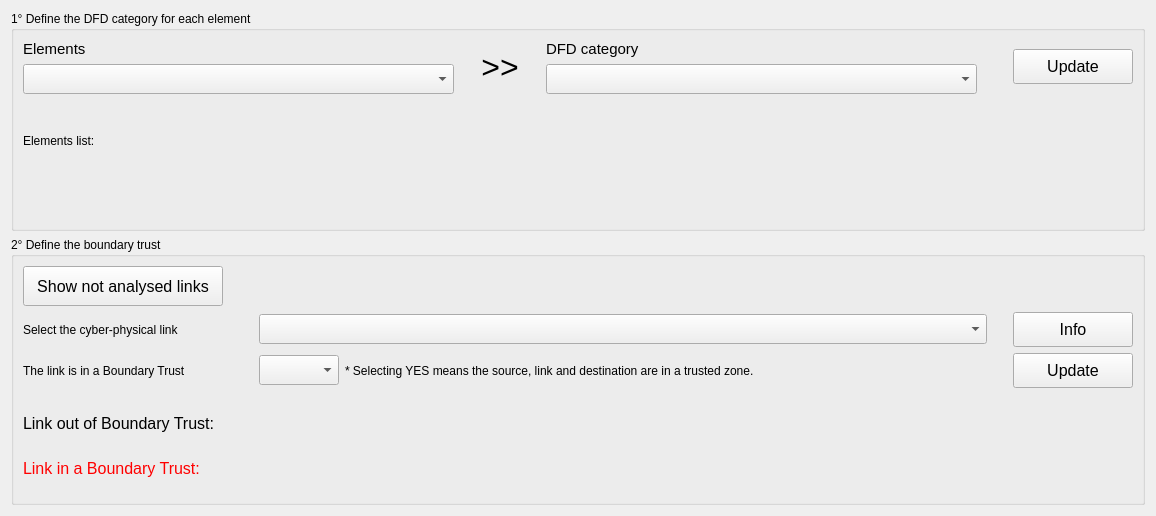
              <widget class="QWidget" name="scrollAreaWidgetContents_13">
               <property name="geometry">
                <rect>
                 <x>0</x>
                 <y>0</y>
                 <width>1156</width>
                 <height>516</height>
                </rect>
               </property>
               <layout class="QGridLayout" name="gridLayout_54">
                <item row="1" column="0">
                 <widget class="QGroupBox" name="groupBox_30">
                  <property name="title">
                   <string>2° Define the boundary trust</string>
                  </property>
                  <layout class="QGridLayout" name="gridLayout_52">
                   <item row="0" column="0">
                    <layout class="QVBoxLayout" name="verticalLayout_55">
                     <property name="bottomMargin">
                      <number>15</number>
                     </property>
                     <item>
                      <widget class="QPushButton" name="button_dfd_hidden_links">
                       <property name="minimumSize">
                        <size>
                         <width>200</width>
                         <height>40</height>
                        </size>
                       </property>
                       <property name="maximumSize">
                        <size>
                         <width>200</width>
                         <height>40</height>
                        </size>
                       </property>
                       <property name="font">
                        <font>
                         <pointsize>12</pointsize>
                        </font>
                       </property>
                       <property name="text">
                        <string>Show not analysed links</string>
                       </property>
                      </widget>
                     </item>
                     <item>
                      <layout class="QHBoxLayout" name="horizontalLayout_93">
                       <item>
                        <widget class="QLabel" name="label_76">
                         <property name="minimumSize">
                          <size>
                           <width>230</width>
                           <height>0</height>
                          </size>
                         </property>
                         <property name="maximumSize">
                          <size>
                           <width>230</width>
                           <height>16777215</height>
                          </size>
                         </property>
                         <property name="text">
                          <string>Select the cyber-physical link</string>
                         </property>
                        </widget>
                       </item>
                       <item>
                        <widget class="QComboBox" name="combobox_dfd_link">
                         <property name="minimumSize">
                          <size>
                           <width>0</width>
                           <height>30</height>
                          </size>
                         </property>
                         <property name="focusPolicy">
                          <enum>Qt::StrongFocus</enum>
                         </property>
                         <property name="toolTip">
                          <string>This list present ONLY cyber-physical links</string>
                         </property>
                        </widget>
                       </item>
                       <item>
                        <spacer name="horizontalSpacer_52">
                         <property name="orientation">
                          <enum>Qt::Horizontal</enum>
                         </property>
                         <property name="sizeType">
                          <enum>QSizePolicy::Maximum</enum>
                         </property>
                         <property name="sizeHint" stdset="0">
                          <size>
                           <width>20</width>
                           <height>20</height>
                          </size>
                         </property>
                        </spacer>
                       </item>
                       <item>
                        <widget class="QPushButton" name="button_dfd_link_info">
                         <property name="minimumSize">
                          <size>
                           <width>120</width>
                           <height>35</height>
                          </size>
                         </property>
                         <property name="maximumSize">
                          <size>
                           <width>120</width>
                           <height>35</height>
                          </size>
                         </property>
                         <property name="font">
                          <font>
                           <pointsize>12</pointsize>
                          </font>
                         </property>
                         <property name="text">
                          <string>Info</string>
                         </property>
                        </widget>
                       </item>
                      </layout>
                     </item>
                     <item>
                      <layout class="QHBoxLayout" name="horizontalLayout_92">
                       <item>
                        <widget class="QLabel" name="label_83">
                         <property name="minimumSize">
                          <size>
                           <width>230</width>
                           <height>0</height>
                          </size>
                         </property>
                         <property name="maximumSize">
                          <size>
                           <width>230</width>
                           <height>16777215</height>
                          </size>
                         </property>
                         <property name="text">
                          <string>The link is in a Boundary Trust</string>
                         </property>
                        </widget>
                       </item>
                       <item>
                        <widget class="QComboBox" name="combobox_dfd_bound_trust">
                         <property name="minimumSize">
                          <size>
                           <width>80</width>
                           <height>30</height>
                          </size>
                         </property>
                         <property name="maximumSize">
                          <size>
                           <width>80</width>
                           <height>30</height>
                          </size>
                         </property>
                         <property name="focusPolicy">
                          <enum>Qt::StrongFocus</enum>
                         </property>
                         <property name="toolTip">
                          <string>All the elements of this interaction are in a border of trust</string>
                         </property>
                        </widget>
                       </item>
                       <item>
                        <widget class="QLabel" name="label_47">
                         <property name="layoutDirection">
                          <enum>Qt::LeftToRight</enum>
                         </property>
                         <property name="text">
                          <string>* Selecting YES means the source, link and destination are in a trusted zone.</string>
                         </property>
                         <property name="alignment">
                          <set>Qt::AlignLeading|Qt::AlignLeft|Qt::AlignVCenter</set>
                         </property>
                         <property name="wordWrap">
                          <bool>true</bool>
                         </property>
                        </widget>
                       </item>
                       <item>
                        <spacer name="horizontalSpacer_51">
                         <property name="orientation">
                          <enum>Qt::Horizontal</enum>
                         </property>
                         <property name="sizeType">
                          <enum>QSizePolicy::Maximum</enum>
                         </property>
                         <property name="sizeHint" stdset="0">
                          <size>
                           <width>20</width>
                           <height>20</height>
                          </size>
                         </property>
                        </spacer>
                       </item>
                       <item>
                        <widget class="QPushButton" name="button_dfd_update_bound_trust">
                         <property name="minimumSize">
                          <size>
                           <width>120</width>
                           <height>35</height>
                          </size>
                         </property>
                         <property name="maximumSize">
                          <size>
                           <width>120</width>
                           <height>35</height>
                          </size>
                         </property>
                         <property name="font">
                          <font>
                           <pointsize>12</pointsize>
                          </font>
                         </property>
                         <property name="text">
                          <string>Update</string>
                         </property>
                        </widget>
                       </item>
                      </layout>
                     </item>
                     <item>
                      <layout class="QVBoxLayout" name="verticalLayout_48">
                       <item>
                        <spacer name="verticalSpacer_15">
                         <property name="orientation">
                          <enum>Qt::Vertical</enum>
                         </property>
                         <property name="sizeType">
                          <enum>QSizePolicy::Maximum</enum>
                         </property>
                         <property name="sizeHint" stdset="0">
                          <size>
                           <width>20</width>
                           <height>20</height>
                          </size>
                         </property>
                        </spacer>
                       </item>
                       <item>
                        <widget class="QLabel" name="label_dfd_out_bt">
                         <property name="font">
                          <font>
                           <pointsize>12</pointsize>
                          </font>
                         </property>
                         <property name="text">
                          <string>Link out of Boundary Trust:</string>
                         </property>
                         <property name="wordWrap">
                          <bool>true</bool>
                         </property>
                        </widget>
                       </item>
                       <item>
                        <spacer name="verticalSpacer_14">
                         <property name="orientation">
                          <enum>Qt::Vertical</enum>
                         </property>
                         <property name="sizeType">
                          <enum>QSizePolicy::Maximum</enum>
                         </property>
                         <property name="sizeHint" stdset="0">
                          <size>
                           <width>20</width>
                           <height>20</height>
                          </size>
                         </property>
                        </spacer>
                       </item>
                       <item>
                        <widget class="QLabel" name="label_dfd_in_bt">
                         <property name="font">
                          <font>
                           <pointsize>12</pointsize>
                          </font>
                         </property>
                         <property name="styleSheet">
                          <string notr="true">QLabel { color : red; }
</string>
                         </property>
                         <property name="text">
                          <string>Link in a Boundary Trust:</string>
                         </property>
                         <property name="wordWrap">
                          <bool>true</bool>
                         </property>
                        </widget>
                       </item>
                      </layout>
                     </item>
                    </layout>
                   </item>
                  </layout>
                 </widget>
                </item>
                <item row="0" column="0">
                 <widget class="QGroupBox" name="groupBox_28">
                  <property name="title">
                   <string>1° Define the DFD category for each element</string>
                  </property>
                  <layout class="QGridLayout" name="gridLayout_51">
                   <item row="0" column="0">
                    <layout class="QHBoxLayout" name="horizontalLayout_73">
                     <item>
                      <layout class="QVBoxLayout" name="verticalLayout_47">
                       <item>
                        <widget class="QLabel" name="lbl_stride_act_2">
                         <property name="font">
                          <font>
                           <pointsize>11</pointsize>
                          </font>
                         </property>
                         <property name="text">
                          <string>Elements</string>
                         </property>
                        </widget>
                       </item>
                       <item>
                        <widget class="QComboBox" name="combobox_dfd_elements">
                         <property name="minimumSize">
                          <size>
                           <width>0</width>
                           <height>30</height>
                          </size>
                         </property>
                         <property name="font">
                          <font>
                           <pointsize>12</pointsize>
                          </font>
                         </property>
                        </widget>
                       </item>
                      </layout>
                     </item>
                     <item>
                      <widget class="QLabel" name="label_41">
                       <property name="minimumSize">
                        <size>
                         <width>80</width>
                         <height>0</height>
                        </size>
                       </property>
                       <property name="maximumSize">
                        <size>
                         <width>80</width>
                         <height>16777215</height>
                        </size>
                       </property>
                       <property name="font">
                        <font>
                         <pointsize>24</pointsize>
                        </font>
                       </property>
                       <property name="text">
                        <string>&gt;&gt;</string>
                       </property>
                       <property name="alignment">
                        <set>Qt::AlignCenter</set>
                       </property>
                      </widget>
                     </item>
                     <item>
                      <layout class="QVBoxLayout" name="verticalLayout_46">
                       <item>
                        <widget class="QLabel" name="lbl_stride_act_3">
                         <property name="font">
                          <font>
                           <pointsize>11</pointsize>
                          </font>
                         </property>
                         <property name="text">
                          <string>DFD category</string>
                         </property>
                        </widget>
                       </item>
                       <item>
                        <widget class="QComboBox" name="combobox_dfd_category">
                         <property name="minimumSize">
                          <size>
                           <width>0</width>
                           <height>30</height>
                          </size>
                         </property>
                         <property name="font">
                          <font>
                           <pointsize>12</pointsize>
                          </font>
                         </property>
                        </widget>
                       </item>
                      </layout>
                     </item>
                     <item>
                      <spacer name="horizontalSpacer_38">
                       <property name="orientation">
                        <enum>Qt::Horizontal</enum>
                       </property>
                       <property name="sizeType">
                        <enum>QSizePolicy::Maximum</enum>
                       </property>
                       <property name="sizeHint" stdset="0">
                        <size>
                         <width>30</width>
                         <height>20</height>
                        </size>
                       </property>
                      </spacer>
                     </item>
                     <item>
                      <widget class="QPushButton" name="button_dfd_update">
                       <property name="minimumSize">
                        <size>
                         <width>120</width>
                         <height>35</height>
                        </size>
                       </property>
                       <property name="maximumSize">
                        <size>
                         <width>120</width>
                         <height>35</height>
                        </size>
                       </property>
                       <property name="font">
                        <font>
                         <pointsize>12</pointsize>
                        </font>
                       </property>
                       <property name="text">
                        <string>Update</string>
                       </property>
                      </widget>
                     </item>
                    </layout>
                   </item>
                   <item row="1" column="0">
                    <layout class="QVBoxLayout" name="verticalLayout_54">
                     <property name="topMargin">
                      <number>20</number>
                     </property>
                     <property name="bottomMargin">
                      <number>10</number>
                     </property>
                     <item>
                      <widget class="QLabel" name="label_75">
                       <property name="text">
                        <string>Elements list:</string>
                       </property>
                      </widget>
                     </item>
                     <item>
                      <layout class="QHBoxLayout" name="horizontalLayout_80">
                       <item>
                        <spacer name="horizontalSpacer_15">
                         <property name="orientation">
                          <enum>Qt::Horizontal</enum>
                         </property>
                         <property name="sizeType">
                          <enum>QSizePolicy::Maximum</enum>
                         </property>
                         <property name="sizeHint" stdset="0">
                          <size>
                           <width>20</width>
                           <height>20</height>
                          </size>
                         </property>
                        </spacer>
                       </item>
                       <item>
                        <widget class="QLabel" name="label_dfd_elements">
                         <property name="text">
                          <string/>
                         </property>
                        </widget>
                       </item>
                      </layout>
                     </item>
                    </layout>
                   </item>
                  </layout>
                 </widget>
                </item>
               </layout>
              </widget>
